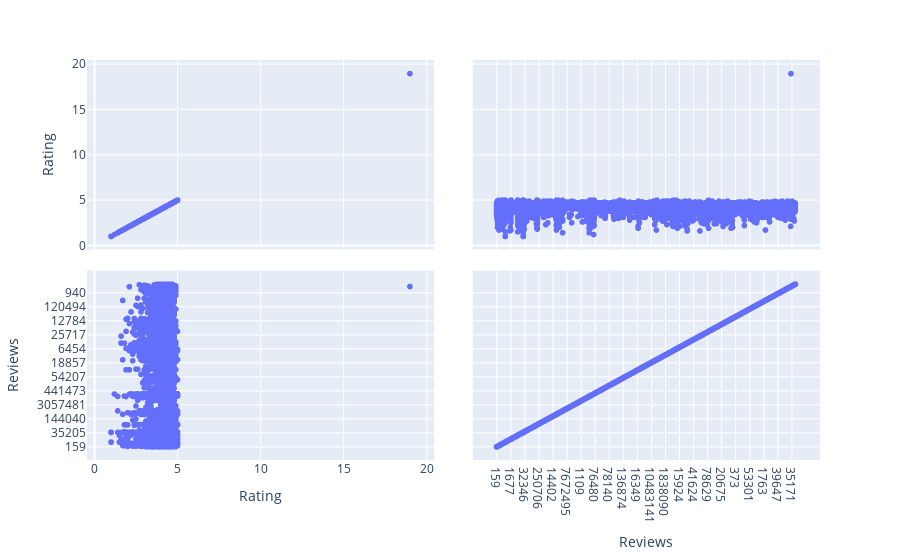
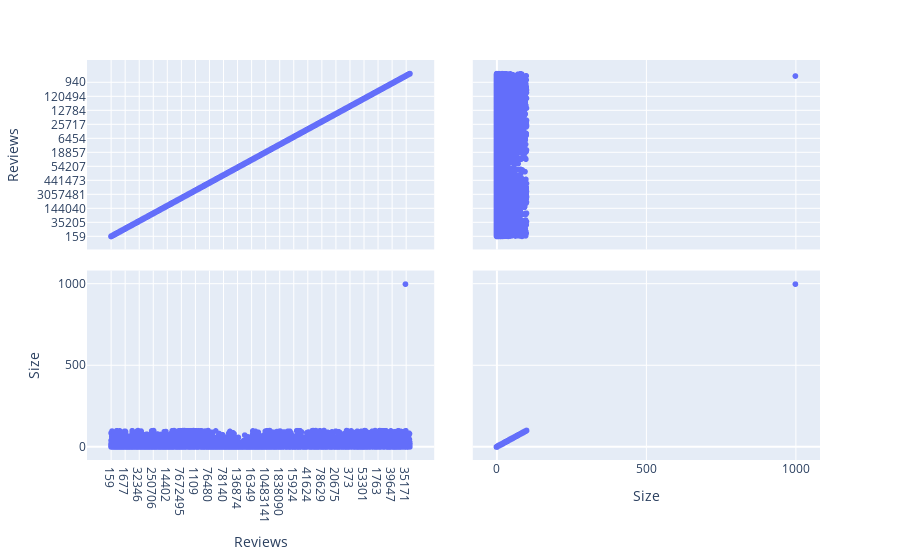
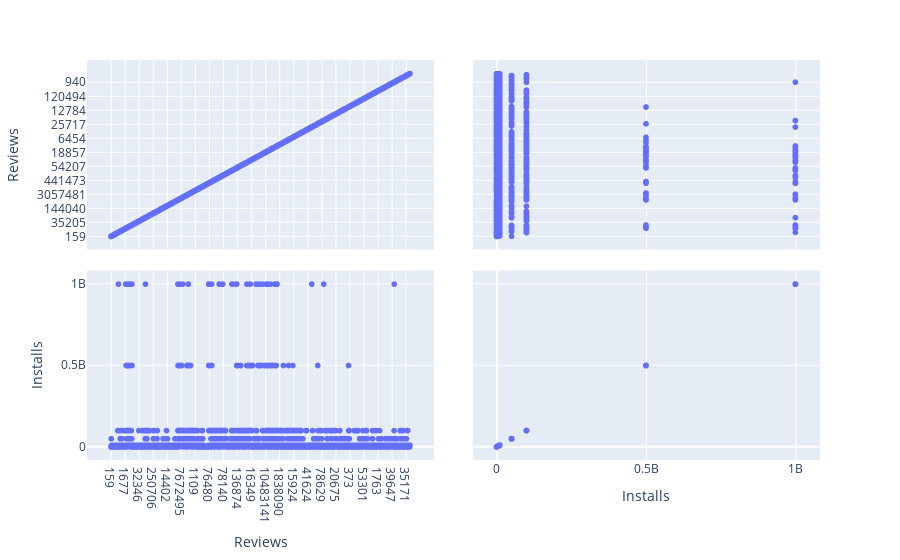
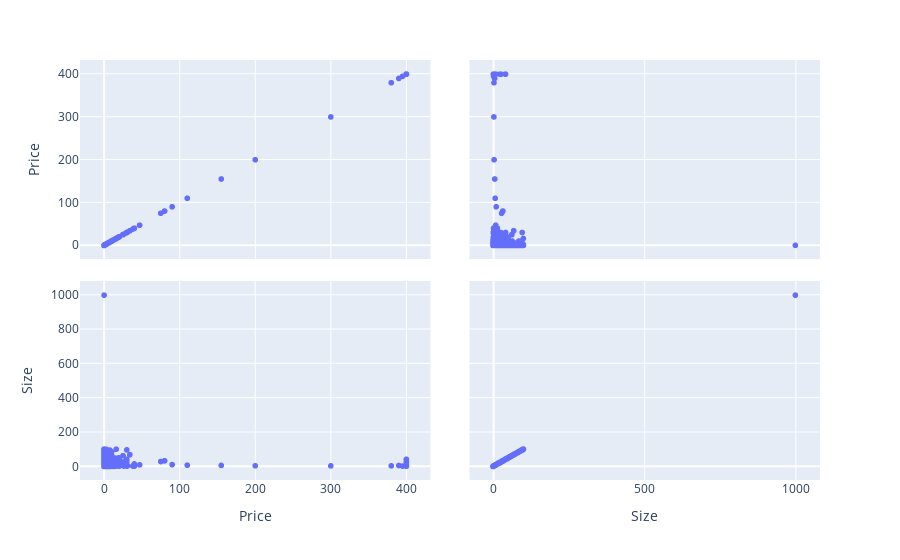

Write notebook code for charts like these, in order.
### Code cell
def print_scatter_matrix():
    rating = clean_data[["Rating", "Reviews"]]
    reviews_size = clean_data[["Reviews", "Size"]]
    reviews_installs = clean_data[["Reviews", "Installs"]]
    price_size = clean_data[["Price", "Size"]]

    fig_1 = px.scatter_matrix(rating)
    fig_2 = px.scatter_matrix(reviews_size)
    fig_3 = px.scatter_matrix(reviews_installs)
    fig_4 = px.scatter_matrix(price_size)

    fig_1.show()
    fig_2.show()
    fig_3.show()
    fig_4.show()
print_scatter_matrix()

### Figure 1 — Plotly figure (JSON) as saved in the notebook; plotly's stock layout.template omitted (floating-point values rounded to 4 significant figures; data arrays with more than 128 entries replaced by an {"elided": "..."} marker saying what was removed)
{"data": [{"dimensions": [{"axis": {"matches": true}, "label": "Rating", "values": {"elided": "10841 float values"}}, {"axis": {"matches": true}, "label": "Reviews", "values": {"elided": "10841 str values"}}], "hovertemplate": "%{xaxis.title.text}=%{x}<br>%{yaxis.title.text}=%{y}<extra></extra>", "legendgroup": "", "marker": {"color": "#636efa", "symbol": "circle"}, "name": "", "showlegend": false, "type": "splom"}], "layout": {"dragmode": "select", "legend": {"tracegroupgap": 0}, "margin": {"t": 60}}}

### Figure 2 — Plotly figure (JSON) as saved in the notebook; plotly's stock layout.template omitted (floating-point values rounded to 4 significant figures; data arrays with more than 128 entries replaced by an {"elided": "..."} marker saying what was removed)
{"data": [{"dimensions": [{"axis": {"matches": true}, "label": "Reviews", "values": {"elided": "10841 str values"}}, {"axis": {"matches": true}, "label": "Size", "values": {"elided": "10841 float values"}}], "hovertemplate": "%{xaxis.title.text}=%{x}<br>%{yaxis.title.text}=%{y}<extra></extra>", "legendgroup": "", "marker": {"color": "#636efa", "symbol": "circle"}, "name": "", "showlegend": false, "type": "splom"}], "layout": {"dragmode": "select", "legend": {"tracegroupgap": 0}, "margin": {"t": 60}}}

### Figure 3 — Plotly figure (JSON) as saved in the notebook; plotly's stock layout.template omitted (floating-point values rounded to 4 significant figures; data arrays with more than 128 entries replaced by an {"elided": "..."} marker saying what was removed)
{"data": [{"dimensions": [{"axis": {"matches": true}, "label": "Reviews", "values": {"elided": "10841 str values"}}, {"axis": {"matches": true}, "label": "Installs", "values": {"elided": "10841 int values"}}], "hovertemplate": "%{xaxis.title.text}=%{x}<br>%{yaxis.title.text}=%{y}<extra></extra>", "legendgroup": "", "marker": {"color": "#636efa", "symbol": "circle"}, "name": "", "showlegend": false, "type": "splom"}], "layout": {"dragmode": "select", "legend": {"tracegroupgap": 0}, "margin": {"t": 60}}}

### Figure 4 — Plotly figure (JSON) as saved in the notebook; plotly's stock layout.template omitted (floating-point values rounded to 4 significant figures; data arrays with more than 128 entries replaced by an {"elided": "..."} marker saying what was removed)
{"data": [{"dimensions": [{"axis": {"matches": true}, "label": "Price", "values": {"elided": "10841 float values"}}, {"axis": {"matches": true}, "label": "Size", "values": {"elided": "10841 float values"}}], "hovertemplate": "%{xaxis.title.text}=%{x}<br>%{yaxis.title.text}=%{y}<extra></extra>", "legendgroup": "", "marker": {"color": "#636efa", "symbol": "circle"}, "name": "", "showlegend": false, "type": "splom"}], "layout": {"dragmode": "select", "legend": {"tracegroupgap": 0}, "margin": {"t": 60}}}
